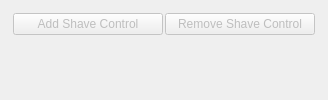
             <widget class="QWidget" name="contolShaderTab">
              <property name="enabled">
               <bool>false</bool>
              </property>
              <property name="sizePolicy">
               <sizepolicy hsizetype="Preferred" vsizetype="Maximum">
                <horstretch>0</horstretch>
                <verstretch>0</verstretch>
               </sizepolicy>
              </property>
              <property name="autoFillBackground">
               <bool>true</bool>
              </property>
              <attribute name="title">
               <string>Shader</string>
              </attribute>
              <layout class="QVBoxLayout" name="verticalLayout_5">
               <item>
                <widget class="QWidget" name="horizontalWidget_4" native="true">
                 <property name="sizePolicy">
                  <sizepolicy hsizetype="Preferred" vsizetype="Fixed">
                   <horstretch>0</horstretch>
                   <verstretch>0</verstretch>
                  </sizepolicy>
                 </property>
                 <property name="layoutDirection">
                  <enum>Qt::LeftToRight</enum>
                 </property>
                 <property name="autoFillBackground">
                  <bool>false</bool>
                 </property>
                 <layout class="QHBoxLayout" name="horizontalLayout_16">
                  <property name="spacing">
                   <number>2</number>
                  </property>
                  <property name="margin">
                   <number>2</number>
                  </property>
                  <item>
                   <widget class="QPushButton" name="CreateShaveControl_4">
                    <property name="sizePolicy">
                     <sizepolicy hsizetype="Preferred" vsizetype="Fixed">
                      <horstretch>0</horstretch>
                      <verstretch>0</verstretch>
                     </sizepolicy>
                    </property>
                    <property name="minimumSize">
                     <size>
                      <width>150</width>
                      <height>0</height>
                     </size>
                    </property>
                    <property name="text">
                     <string>Add Shave Control</string>
                    </property>
                    <property name="-command" stdset="0">
                     <string>addCRCloc</string>
                    </property>
                   </widget>
                  </item>
                  <item>
                   <widget class="QPushButton" name="removeShaveControl_5">
                    <property name="sizePolicy">
                     <sizepolicy hsizetype="Preferred" vsizetype="Fixed">
                      <horstretch>0</horstretch>
                      <verstretch>0</verstretch>
                     </sizepolicy>
                    </property>
                    <property name="minimumSize">
                     <size>
                      <width>150</width>
                      <height>0</height>
                     </size>
                    </property>
                    <property name="text">
                     <string>Remove Shave Control</string>
                    </property>
                    <property name="-command" stdset="0">
                     <string>removeCRCloc</string>
                    </property>
                   </widget>
                  </item>
                 </layout>
                </widget>
               </item>
               <item>
                <spacer name="verticalSpacer">
                 <property name="orientation">
                  <enum>Qt::Vertical</enum>
                 </property>
                 <property name="sizeHint" stdset="0">
                  <size>
                   <width>20</width>
                   <height>40</height>
                  </size>
                 </property>
                </spacer>
               </item>
              </layout>
             </widget>
